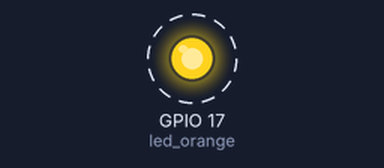
A program run on a simulated Raspberry Pi (BCM pin numbers). On the bench: output pins drawn as LEDs (lit = HIGH). Dashed ring = blinking. At 2.0 s the program stops and its outputs stay as they are.

Above: at 0.1 s.
Timing chart, 0 to 3.0 s (numbered marks = the images above):
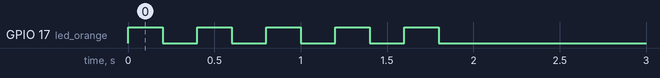

The program:

Practica1_gpio_led.py
```python
from gpiozero import LED   #From gpiozero library import the LED function
from time import sleep     #From time library impor the sleep function

led_orange = LED(17)   ##Create a new LED object named led_orange at GPIO17 raspberry pin


for x in range(5):
    led_orange.on()
    sleep(.2)
    led_orange.off()
    sleep(0.2)
```

Measured:
- by itself, GPIO 17 (led_orange): alternates HIGH for 0.20 s and LOW for 0.20 s, 10 changes in all, then stays LOW
